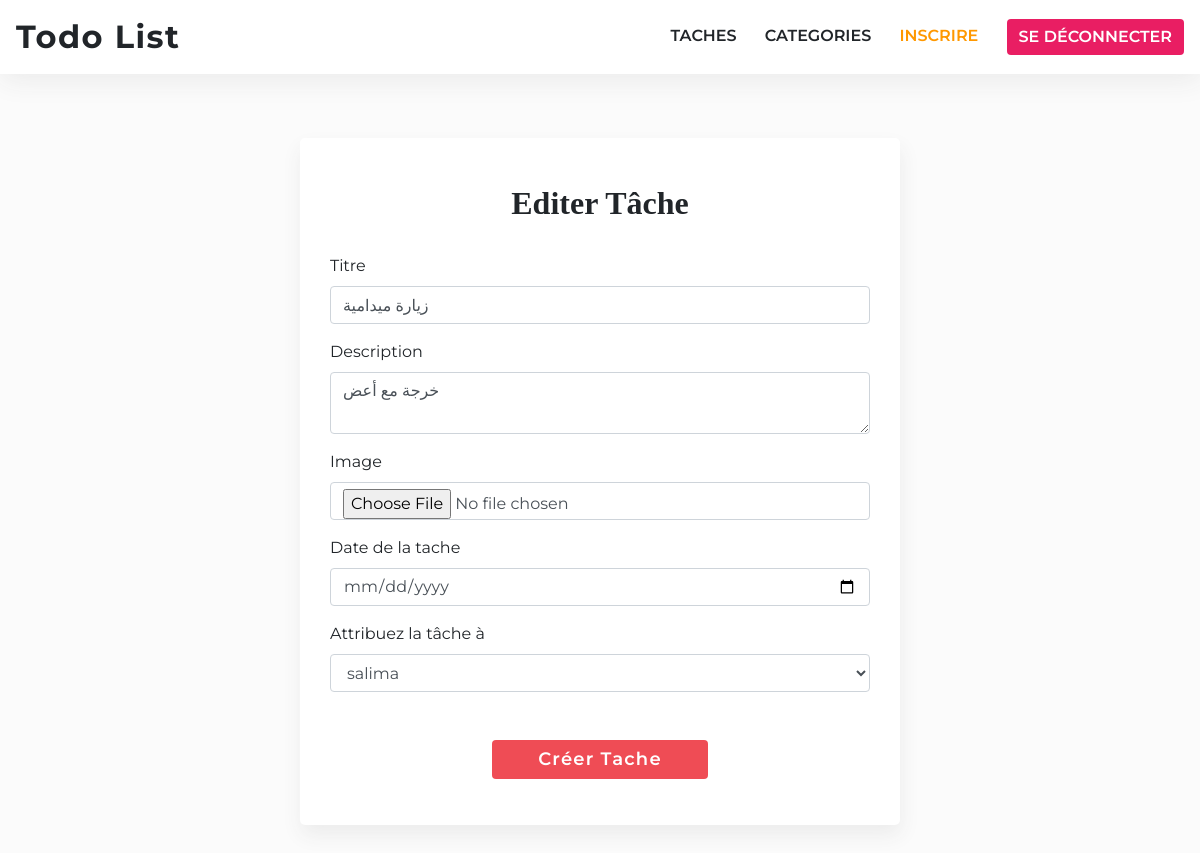
/edit/2 (signed in), run on the app's committed database.
### app/models/Model.py (models this page shows, shortened)
class Task(db.Model):
    id = db.Column(db.Integer, primary_key=True)
    title = db.Column(db.String(100), nullable=False)
    description = db.Column(db.Text, nullable=False)
    complete = db.Column(db.Boolean, nullable=False,default=False)
    date = db.Column(db.DateTime, nullable=False, default=datetime.utcnow)
    image = db.Column(db.Text)
    user_id = db.Column(db.Integer, db.ForeignKey('user.id'), nullable=False)

### app/views/task.py (the view, shortened to what this page needs)
@task.route('/edit/<int:id>', methods=['GET', 'POST'])
@login_required
def edit_task(id):
  title = "Edit Tache"
  form = TaskForm()
  task = Task.query.filter_by(id=id).first()
  if request.method == 'GET':
    form.user.default = task.user.id
    form.process()
    form.description.data = task.description
    form.date.data = task.date
    return render_template('tasks/edit_task.html', title=title, form=form, task=task)

### app/forms/task.py
class TaskForm(FlaskForm):
    title = StringField(label="Titre", validators=[DataRequired()])
    description = StringField(label="Description", validators=[DataRequired()], widget=TextArea())
    image = FileField(validators=[FileRequired()])
    date = DateField('Date de la tache', validators=[Required()], format='%d/%m/%Y', default=datetime.today)
    user = SelectField('Attribuez la tâche à', validators=[DataRequired()],choices=get_users())
    submit = SubmitField(label="Créer Tache")

### app/templates/tasks/edit_task.html (shortened to what this page needs)
{% extends "base.html" %} {% block title %}{{ title }}{% endblock %} {% block
content %}
<div class="container tasks-new-task col-md-6">
  <h2>Editer Tâche</h2>
  <form
    action="{{ url_for('task.edit_task', id=task.id) }}"
    method="POST"
    enctype="multipart/form-data"
  >
    <div class="form-group">
      <div class="form-group">
        {{ form.title.label }} {{ form.title(class='form-control',
        placeholder='Ajouter le titre de tache',
        value=task.title,
        autocomplete="off") }}
      </div>
      <div class="form-group">
        {{ form.description.label }} {{ form.description(class='form-control',
        value=task.description,
        placeholder='Ajouter la description de tache') }}
      </div>
      <div class="form-group">
        {{ form.image.label }} {{ form.image(class='form-control') }}
      </div>
      <div class="form-group">
        {{ form.date.label }} {{ form.date(class='form-control date datepicker')
        }}
      </div>
      <div class="form-group">
        {{ form.user.label }} {{ form.user(class='form-control') }}
      </div>
      <div class="form-group form-btn">
        {{ form.submit(class='btn btn-primary') }}
      </div>
    </div>
  </form>
</div>
{% endblock %}

### app/static/css/beauty.css (style rules this page uses)
* { font-family: "Montserrat", sans-serif; box-sizing: border-box; }
body { padding-bottom: 4rem; background: #fbfbfb; }
h1, h2, h4, p { font-family: "Arvo", serif; }
.tasks-new-task { margin-top: 4rem; background: #fff; padding: 30px; box-shadow: 1px 10px 20px #ececec; border-radius: 5px; }
.tasks-new-task h2 { text-align: center; font-weight: 900; font-size: 2rem; margin: 1rem 0 2rem; color: #212529; text-transform: capitalize; }
.tasks-new-task form .form-btn { text-align: center; }
.tasks-new-task form .btn { font-size: 18px; letter-spacing: 1.2px; font-weight: 600; text-transform: capitalize; background: #ef4c55; color: white; border: none; width: 40%; margin: 2rem auto 0; }

### data on the page
Task: title "زيارة ميدامية", description "خرجة مع أعض", user "salima"
